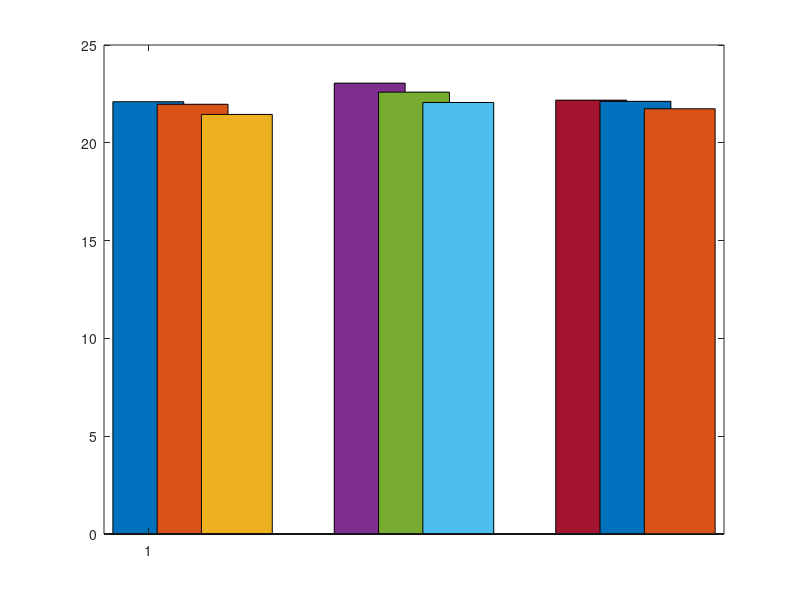

Recreate this plot in MATLAB.
%Bar diagram


x=[1,2,3,6,7,8,11,12,13];

y=[22.10,21.97,21.45,23.05,22.59,22.06,22.18,22.12,21.74]
bar(x,y)


for i=1:9
    bar(x(i),y(i)),hold on
end